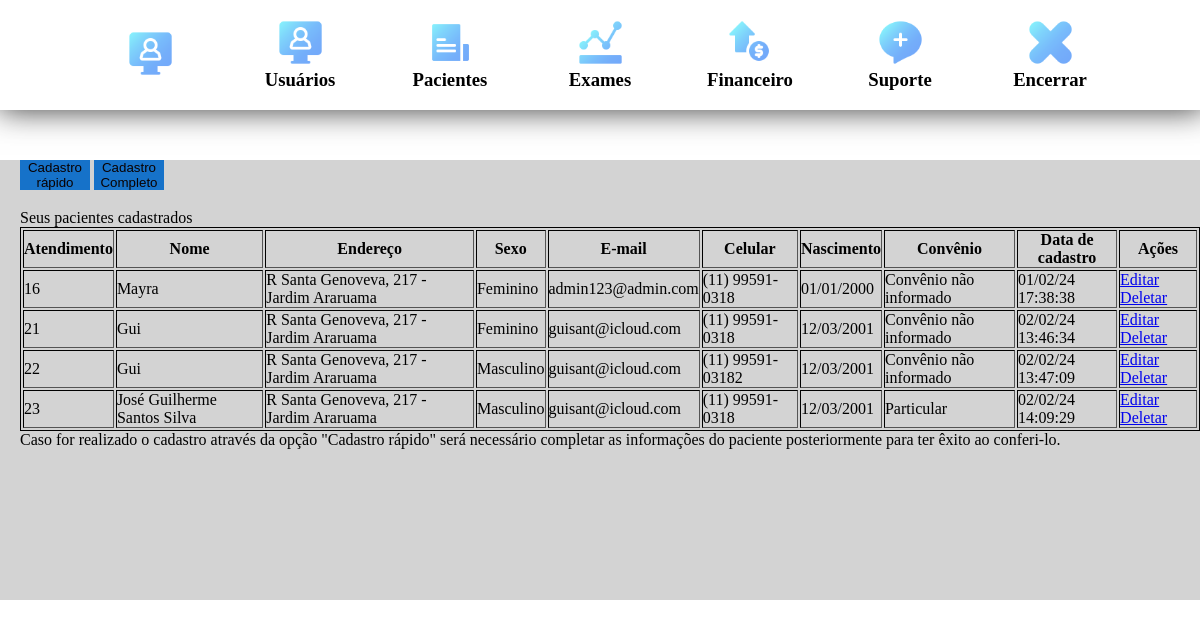
The app's page /views/listagem_pacientes.php (signed in), older data.
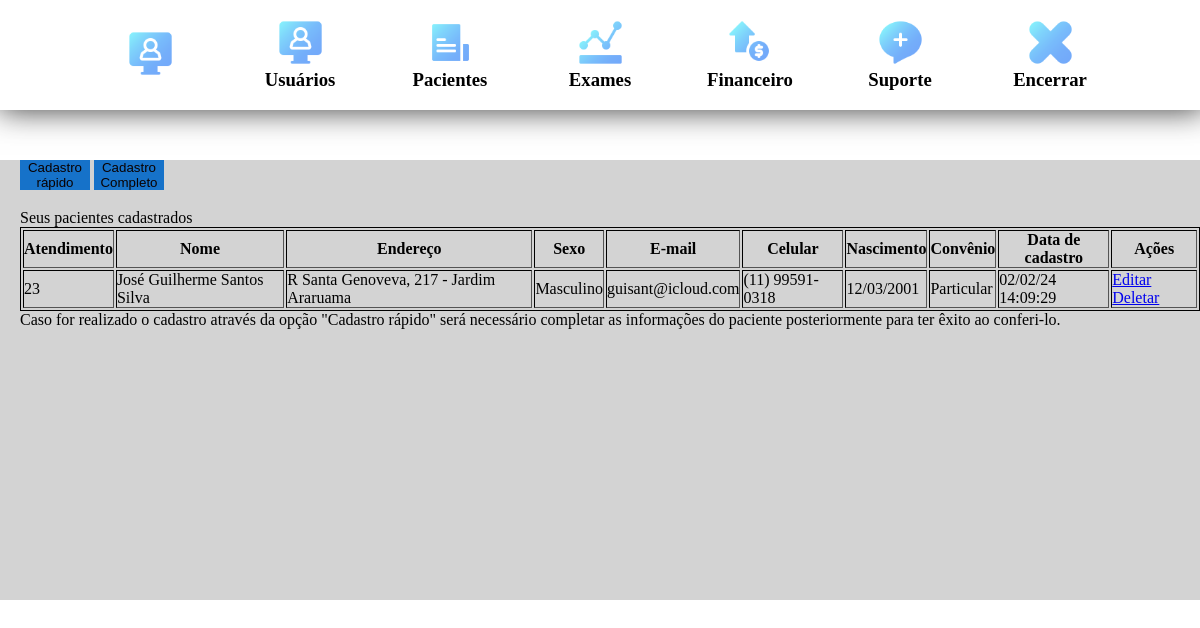
The same page, newer data.
### tables this page shows
CREATE TABLE `pacientes` (
  `ID` int(11) NOT NULL,
  `nome` varchar(100) NOT NULL,
  `email` varchar(100) NOT NULL,
  `endereco` varchar(100) NOT NULL,
  `CEP` int(50) DEFAULT NULL,
  `cidade` text DEFAULT NULL,
  `telefone` varchar(15) NOT NULL,
  `sexo` varchar(100) NOT NULL,
  `data` datetime DEFAULT NULL ON UPDATE current_timestamp(),
  `nascimento` date NOT NULL,
  `CRM` varchar(100) NOT NULL,
  `Convenio` varchar(100) DEFAULT NULL,
  `diagnostico` longtext DEFAULT NULL,
  `medicamentos` longtext DEFAULT NULL,
  `observacoes` longtext DEFAULT NULL,
  `RG` int(100) DEFAULT NULL,
  `CPF` int(100) DEFAULT NULL,
  `nome_mae` longtext DEFAULT NULL,
  `id_user` int(11) NOT NULL
);

### Control/function.php (called while the page is built, shortened)
<?php
function formatar_telefone($telefone){
    $ddd = substr ($telefone, 0, 2);
    $parte1 = substr ($telefone, 2, 5);
    $parte2 = substr ($telefone, 7);
    return "($ddd) $parte1-$parte2";
}
    function formatar_data($data){
        return implode('/', array_reverse(explode('-', $data)));
    };
?>

### views/listagem_pacientes.php (the view, shortened to what this page needs)
<?php
include('../Control/SelectFrom.php');
include('../Control/function.php');
$sql_pacientes   = "SELECT * FROM pacientes";
$query_pacientes = $mysqli->query($sql_pacientes) or die($mysqli->error);
$num_pacientes = $query_pacientes->num_rows;
?>
<!DOCTYPE html>
<html lang="en">
<head>
</head>
<link rel="stylesheet" href="../css/modal.css">
<link rel="stylesheet" href="../css/index.css">
<link rel="stylesheet" href="../css/button.css"
<body>
    <div class="body-header">
        <div class="seletc_g">
            <div class="select_header">
                <div>
                    <a href="../views/index.php"><img class="icon_select" src="../icons/monitor (2).png"></a>
                </div>
            </div>
            <div class="select_header">
                <div>
                    <a href="listagem_usuarios.php"><img  class="icon_select" src="../icons/monitor (2).png"></a>
                </div>
                <div>
                    <h3>
                        Usuários
                    </h3>
                </div>
            </div>
            <div class="select_header">
                <div>
                    <a href="../views/listagem_pacientes.php"><img class="icon_select" src="../icons/arquivo (1).png"></a>
                </div>
                <div>
                    <h3>
                        Pacientes
                    </h3>
                </div>
            </div>
            <div class="select_header">
                <div>
                    <a href="listagem_exames.php"><img class="icon_select" src="../icons/grafico.png"></a>
                </div>
                <div>
                    <h3>
                        Exames
                    </h3>
                </div>
            </div>
            <div class="select_header">
                <div>
                    <img class="icon_select" src="../icons/moeda-de-dolar.png">
                </div>
                <div>
                    <h3>
                        Financeiro
                    </h3>
                </div>
            </div>
            <div class="select_header">
                <div>
                    <img class="icon_select" src="../icons/bate-papo.png">
                </div>
                <div>
                    <h3>
                        Suporte
                    </h3>
                </div>
            </div>
            <div class="select_header">
                <div>
                    <a href="../Control/logout.php"><img class="icon_select" src="../icons/fracassado.png"></a>
                </div>
                <div>
                    <h3>
                        Encerrar
                    </h3>
                </div>
            </div>
        </div>
    </div>
    <div class="Bottom_header">
    </div>
    <div class="container_body">
        <div class="container_son">
            <div>
                <button class="btn_style" onclick="abrir_modal()">Cadastro rápido</button>
                <a href="Criar_Paciente.php"><button class="btn_style">Cadastro Completo</button></a>
            </div><br>
            <p>Seus pacientes cadastrados</p>
            <table  border="1px" cellpadding="10">
                <thead>
                    <th>Atendimento</th>
                    <th>Nome</th>
                    <th>Endereço</th>
                    <th>Sexo</th>
                    <th>E-mail</th>
                    <th>Celular</th>
                    <th>Nascimento</th>
                    <th>Convênio</th>
                    <th>Data de cadastro</th>
                    <th>Ações</th>
                </thead>
                <tbody>
                <?php if($num_pacientes == 0) { ?>
                    <tr>
                        <td colspan="7">Nenhum paciente foi encontrado!</td>
                    </tr><?php }
                    else{
                        while($pacientes = $query_pacientes->fetch_assoc()){
                            $telefone ="Não informado!";
                            if(!empty($pacientes['telefone'])){
                                $telefone = formatar_telefone($pacientes['telefone']);
                            }
                            $nascimento = "Nascimento não informada!";
                            if(!empty($pacientes['nascimento'])){
                                $nascimento = formatar_data($pacientes['nascimento']);
                            }
                            $data_cadastro = date("d/m/y H:i:s", strtotime($pacientes['data']));?>
                            <tr>
                                <td><?php echo $pacientes['ID']?>     </td>
                                <td><?php echo $pacientes['nome']?>   </td>
                                <td><?php echo $pacientes['endereco']?>   </td>
                                <td><?php echo $pacientes['sexo']?>   </td>
                                <td><?php echo $pacientes['email']?>  </td>
                                <td><?php echo $telefone; ?>  </td>
                                <td><?php echo $nascimento ?>   </td>
                                <td><?php if(!empty($pacientes['Convenio'])){echo $pacientes['Convenio'];}else{ echo "Convênio não informado";}?>  </td>
                                <td><?php echo $data_cadastro;?>    </td>
                                <td>
                                <a class="edit" href="editar_paciente.php?id=<?php echo $pacientes['ID']?>">Editar</a>
                                <a class="error" href="../Control/deletar_paciente.php?id=<?php echo $pacientes['ID']?>">Deletar</a>
                            </td>
                            </tr>
                            <?php
                        }
                    }
                    ?>
                </tbody>
            </table>
            <p>Caso for realizado o cadastro através da opção "Cadastro rápido" será necessário completar as informações do paciente posteriormente para ter êxito ao conferi-lo.</p>
        </div>
    </div>
</body>
</html>

### css/index.css (style rules this page uses)
* { margin: 0px; padding: 0px; }
.body-header { height: 110px; box-shadow: 2px -3px 30px 3px rgba(0,0,0,0.79); display: flex; justify-content: center; }
.seletc_g { display: flex; flex-direction: row; }
.select_header { width: 150px; height: 110px; display: flex; justify-content: center; align-items: center; flex-direction: column; }
.icon_select { cursor: grab; width: 45px; height: 45px; }
.Bottom_header { width: 100%; height: 50px; }
.container_body { background-color: rgba(0, 0, 0, 0.171); width: 100%; height: 440px; display: flex; gap: 2px; }
.container_son { padding-left: 20px; height:440px; }
table { border: 1px solid black; }

### css/button.css (style rules this page uses)
.btn_style { background:rgb(22, 114, 201); color:#0a0202; border:none; position:relative; width: 70px; height: 30px; font-size:15x; cursor:pointer; transition:800ms ease all; outline:none; text-align: center; }
.btn_style:before,button:after { content:''; position:absolute; top:0; right:6; height:2px; width:0; background:rgb(22, 114, 201); transition:400ms ease all; }
.btn_style:after { right:inherit; top:inherit; left:6; right: 6px; bottom:0; }

Row changes from the older to the newer data that the page shows:
removed pacientes: ID "16", nome "Mayra", endereco "R Santa Genoveva, 217 - Jardim Araruama", sexo "Feminino", email "admin123@admin.com", telefone "(11) 99591-0318", nascimento "01/01/2000", shows "Convênio não informado", data "01/02/24 17:38:38"
removed pacientes: ID "21", nome "Gui", endereco "R Santa Genoveva, 217 - Jardim Araruama", sexo "Feminino", email "guisant@icloud.com", telefone "(11) 99591-0318", nascimento "12/03/2001", shows "Convênio não informado", data "02/02/24 13:46:34"
removed pacientes: ID "22", nome "Gui", endereco "R Santa Genoveva, 217 - Jardim Araruama", sexo "Masculino", email "guisant@icloud.com", telefone "(11) 99591-03182", nascimento "12/03/2001", shows "Convênio não informado", data "02/02/24 13:47:09"
